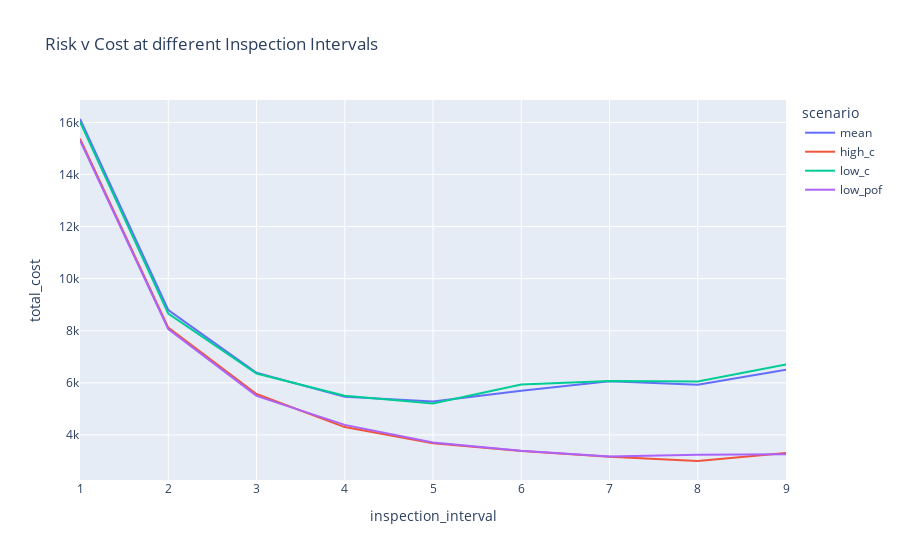

Notebook code for this chart:
### Code cell
df_all = pd.concat(dict(
    mean = df_mean,
    high_c = df_high,
    low_c = df_lowc,
    low_pof = df_low_pof,
), ignore_index=False).reset_index()

df_all = df_all.rename(columns = {'level_0':'scenario'})



df_plot = df_all#df_all.melt(id_vars='inspection_interval', var_name = 'source', value_name='cost')
fig = px.line(df_plot, x="inspection_interval", y="total_cost", color='scenario', title='Risk v Cost at different Inspection Intervals')
fig.show()

### Figure 1 — Plotly figure (JSON) as saved in the notebook; plotly's stock layout.template omitted (floating-point values rounded to 4 significant figures)
{"data": [{"hovertemplate": "scenario=mean<br>inspection_interval=%{x}<br>total_cost=%{y}<extra></extra>", "legendgroup": "mean", "line": {"color": "#636efa", "dash": "solid"}, "mode": "lines", "name": "mean", "orientation": "v", "showlegend": true, "type": "scatter", "x": [1, 2, 3, 4, 5, 6, 7, 8, 9], "xaxis": "x", "y": [16134, 8796, 6388, 5461, 5283, 5694, 6063, 5922, 6506], "yaxis": "y"}, {"hovertemplate": "scenario=high_c<br>inspection_interval=%{x}<br>total_cost=%{y}<extra></extra>", "legendgroup": "high_c", "line": {"color": "#EF553B", "dash": "solid"}, "mode": "lines", "name": "high_c", "orientation": "v", "showlegend": true, "type": "scatter", "x": [1, 2, 3, 4, 5, 6, 7, 8, 9], "xaxis": "x", "y": [15379, 8119, 5571, 4299, 3682, 3377, 3161, 2997, 3308], "yaxis": "y"}, {"hovertemplate": "scenario=low_c<br>inspection_interval=%{x}<br>total_cost=%{y}<extra></extra>", "legendgroup": "low_c", "line": {"color": "#00cc96", "dash": "solid"}, "mode": "lines", "name": "low_c", "orientation": "v", "showlegend": true, "type": "scatter", "x": [1, 2, 3, 4, 5, 6, 7, 8, 9], "xaxis": "x", "y": [16020, 8660, 6355, 5500, 5203, 5933, 6067, 6054, 6705], "yaxis": "y"}, {"hovertemplate": "scenario=low_pof<br>inspection_interval=%{x}<br>total_cost=%{y}<extra></extra>", "legendgroup": "low_pof", "line": {"color": "#ab63fa", "dash": "solid"}, "mode": "lines", "name": "low_pof", "orientation": "v", "showlegend": true, "type": "scatter", "x": [1, 2, 3, 4, 5, 6, 7, 8, 9], "xaxis": "x", "y": [15309, 8065, 5499, 4384, 3704, 3393, 3174, 3236, 3257], "yaxis": "y"}], "layout": {"legend": {"title": {"text": "scenario"}, "tracegroupgap": 0}, "title": {"text": "Risk v Cost at different Inspection Intervals"}, "xaxis": {"anchor": "y", "domain": [0, 1], "title": {"text": "inspection_interval"}}, "yaxis": {"anchor": "x", "domain": [0, 1], "title": {"text": "total_cost"}}}}
